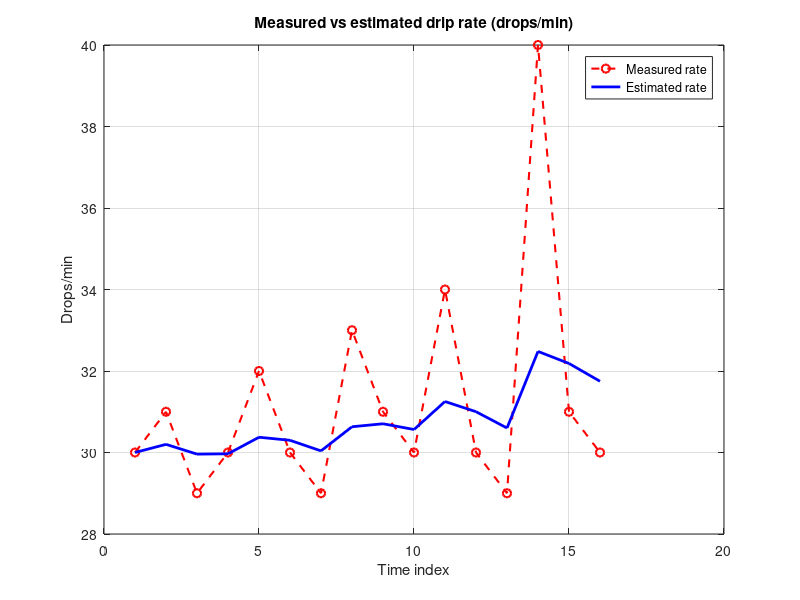
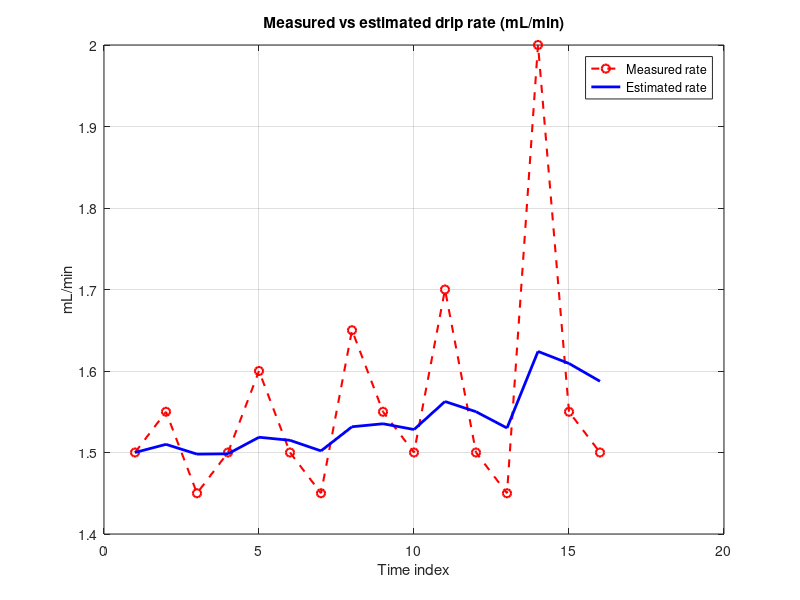
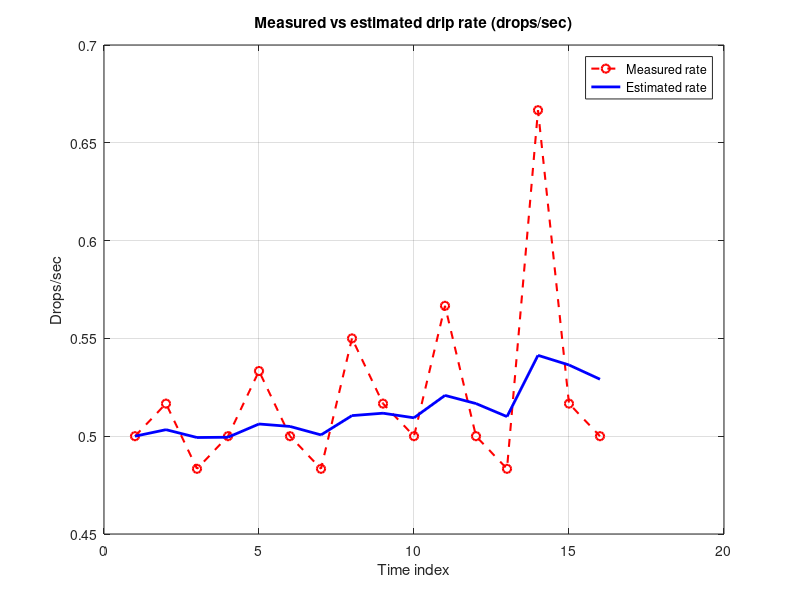

MATLAB code to generate these figures, in order:
%% data_analysis.m
clear; clc; close all;

% Load saved data
load('drip_data.mat');

N = length(z_gtt_min);

% -----------------------------------------
% Simple estimation / smoothing
% -----------------------------------------
x_est = zeros(1, N);
x_est(1) = z_gtt_min(1);

L = 0.2;   % correction gain

for k = 2:N
    x_pred = x_est(k-1);
    x_est(k) = x_pred + L * (z_gtt_min(k) - x_pred);
end

% -----------------------------------------
% Unit conversions
% -----------------------------------------
z_ml_min = z_gtt_min / drop_factor;
x_est_ml = x_est / drop_factor;

z_gtt_sec = z_gtt_min / 60;
x_est_gtt_sec = x_est / 60;

% -----------------------------------------
% Plots
% -----------------------------------------
figure;
plot(1:N, z_gtt_min, 'r--o', 'LineWidth', 1.5, 'DisplayName', 'Measured rate');
hold on;
plot(1:N, x_est, 'b', 'LineWidth', 2, 'DisplayName', 'Estimated rate');
legend('Location', 'best');
xlabel('Time index');
ylabel('Drops/min');
title('Measured vs estimated drip rate (drops/min)');
grid on;

figure;
plot(1:N, z_ml_min, 'r--o', 'LineWidth', 1.5, 'DisplayName', 'Measured rate');
hold on;
plot(1:N, x_est_ml, 'b', 'LineWidth', 2, 'DisplayName', 'Estimated rate');
legend('Location', 'best');
xlabel('Time index');
ylabel('mL/min');
title('Measured vs estimated drip rate (mL/min)');
grid on;

figure;
plot(1:N, z_gtt_sec, 'r--o', 'LineWidth', 1.5, 'DisplayName', 'Measured rate');
hold on;
plot(1:N, x_est_gtt_sec, 'b', 'LineWidth', 2, 'DisplayName', 'Estimated rate');
legend('Location', 'best');
xlabel('Time index');
ylabel('Drops/sec');
title('Measured vs estimated drip rate (drops/sec)');
grid on;

% -----------------------------------------
% Summary values
% -----------------------------------------
disp('--- Data summary ---');
disp(['Mean measured rate:  ', num2str(mean(z_gtt_min)), ' drops/min']);
disp(['Mean estimated rate: ', num2str(mean(x_est)), ' drops/min']);
disp(['Mean measured rate:  ', num2str(mean(z_ml_min)), ' mL/min']);
disp(['Mean estimated rate: ', num2str(mean(x_est_ml)), ' mL/min']);
